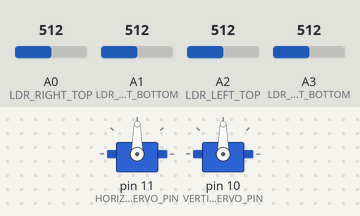
Bench run of a sketch on a simulated Arduino Uno, built with avr-gcc and run on an emulated ATmega328P. On the bench: 2 × servo. The inputs (shaded band) are chosen by the test bench; at power-on: A0 (LDR_RIGHT_TOP) = 512, A2 (LDR_LEFT_TOP) = 512, A1 (LDR_LEFT_BOTTOM) = 512, A3 (LDR_RIGHT_BOTTOM) = 512.

Above: at 2.2 s.
2.3 s: A0 (LDR_RIGHT_TOP) set to 534
At 3.26 s:
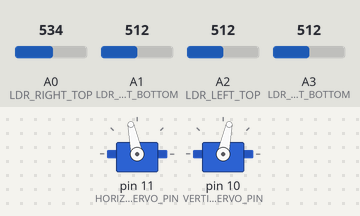
5.3 s: A2 (LDR_LEFT_TOP) set to 534
At 5.36 s:
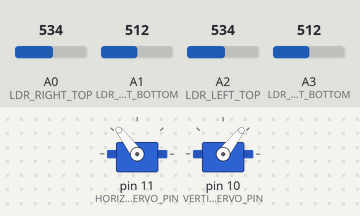
8.3 s: A1 (LDR_LEFT_BOTTOM) set to 530
At 8.33 s:
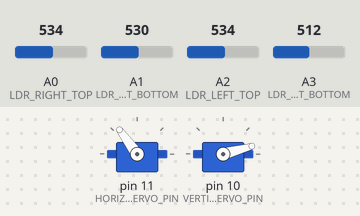
11.3 s: A3 (LDR_RIGHT_BOTTOM) set to 716
At 11.32 s:
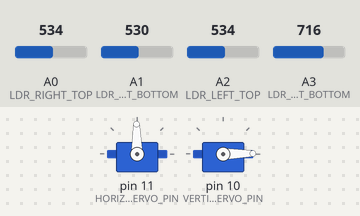
14.3 s: A0 (LDR_RIGHT_TOP) set to 716
At 14.3 s:
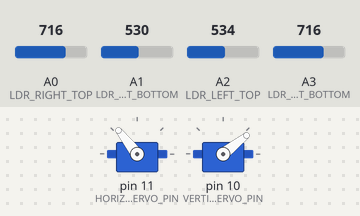
17.3 s: A2 (LDR_LEFT_TOP) set to 716
At 21.1 s:
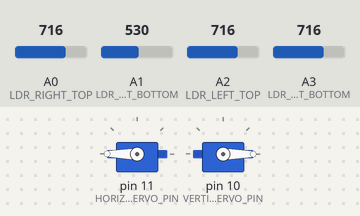
Timing chart, 0 to 21.3 s (numbered marks = the images above; inputs shaded):
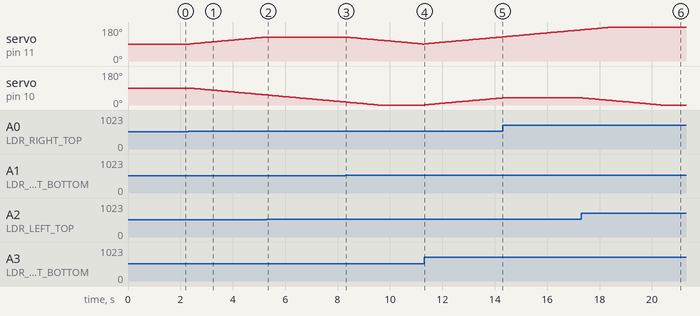

The sketch:

solartracker.ino
```cpp
#include <Servo.h>

// Define pin numbers for the LDRs
#define LDR_LEFT_TOP A2
#define LDR_RIGHT_TOP A0
#define LDR_LEFT_BOTTOM A1
#define LDR_RIGHT_BOTTOM A3

// Define pin numbers for the servos
#define HORIZONTAL_SERVO_PIN 11
#define VERTICAL_SERVO_PIN 10

// Tolerance to determine how close the readings need to be
#define TOLERANCE 10

// Initial position of the servos
#define INITIAL_HORIZONTAL_POSITION 90
#define INITIAL_VERTICAL_POSITION 90

// Servo objects
Servo horizontalServo;
Servo verticalServo;

void setup() {
  // Attach the servos
  horizontalServo.attach(HORIZONTAL_SERVO_PIN);
  verticalServo.attach(VERTICAL_SERVO_PIN);

  // Move the servos to the initial positions
  horizontalServo.write(INITIAL_HORIZONTAL_POSITION);
  verticalServo.write(INITIAL_VERTICAL_POSITION);

  // Wait a bit for the servos to reach the positions
  delay(1000);
}

void loop() {
  // Read values from all four LDRs
  int ldrLeftTopValue = analogRead(LDR_LEFT_TOP);
  int ldrRightTopValue = analogRead(LDR_RIGHT_TOP);
  int ldrLeftBottomValue = analogRead(LDR_LEFT_BOTTOM);
  int ldrRightBottomValue = analogRead(LDR_RIGHT_BOTTOM);

  // Calculate the differences between the top and bottom LDR pairs
  int horizontalDifference = (ldrLeftTopValue - ldrRightTopValue) + (ldrLeftBottomValue - ldrRightBottomValue);
  int verticalDifference = (ldrLeftTopValue + ldrRightTopValue) - (ldrLeftBottomValue + ldrRightBottomValue);

  // Retrieve the current positions of the servos
  int currentHorizontalPosition = horizontalServo.read();
  int currentVerticalPosition = verticalServo.read();

  // Check if the differences are outside the tolerance
  if (abs(horizontalDifference) > TOLERANCE) {
    // Adjust horizontal servo position
    currentHorizontalPosition += horizontalDifference > 0 ? -1 : 1;
    currentHorizontalPosition = constrain(currentHorizontalPosition, 0, 180);
    horizontalServo.write(currentHorizontalPosition);
  }

  if (abs(verticalDifference) > TOLERANCE) {
    // Adjust vertical servo position
    currentVerticalPosition += verticalDifference > 0 ? -1 : 1;
    currentVerticalPosition = constrain(currentVerticalPosition, 0, 180);
    verticalServo.write(currentVerticalPosition);
  }

  // Short delay before the next loop iteration
  delay(80);
}
```

Measured:
- the behaviour switches between 522 and 523 on A0 (LDR_RIGHT_TOP) (found by bisection; images 0 and 1)
- the behaviour switches between 523 and 524 on A2 (LDR_LEFT_TOP) (found by bisection; images 1 and 2)
- the behaviour switches between 522 and 523 on A1 (LDR_LEFT_BOTTOM) (found by bisection; images 2 and 3)
- after the input at 2.3 s, servo on pin 11 (HORIZONTAL_SERVO_PIN): moves from 90° to 127° over 2.9 s, starting after 0.07 s; servo on pin 10 (VERTICAL_SERVO_PIN): moves from 90° to 53° over 2.9 s, starting after 0.07 s
- after the input at 5.3 s, servo on pin 11 (HORIZONTAL_SERVO_PIN): stays 127° (without the input it goes to 128° after 0.05 s)
- after the input at 8.3 s, servo on pin 11 (HORIZONTAL_SERVO_PIN): moves from 127° to 90° over 2.9 s, starting at once
- after the input at 11.3 s, servo on pin 10 (VERTICAL_SERVO_PIN): moves from 0° to 38° over 3.0 s, starting at once
- after the input at 14.3 s, servo on pin 10 (VERTICAL_SERVO_PIN): stays 38° (without the input it goes to 39° after 0.07 s)
- after the input at 17.3 s, servo on pin 10 (VERTICAL_SERVO_PIN): moves from 38° to 0° over 3.0 s, starting after 0.05 s
